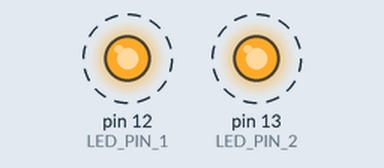
The sketch below on a simulated Arduino Uno, built with avr-gcc and run on an emulated ATmega328P. Parts: output pins drawn as LEDs (lit = HIGH). Dashed ring = blinking. What the sketch prints to the serial monitor is not drawn.

Above: at 0.12 s.
Timing chart, 0 to 4.6 s (numbered marks = the images above):
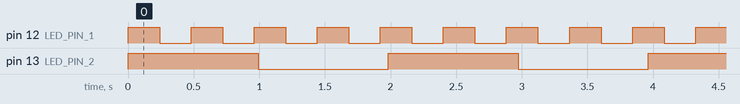

The sketch:

freertos_porting.ino
```cpp
/*
 * Experiment 19: Porting FreeRTOS to Arduino UNO (ATmega328P) Development Board
 * Demonstrates Kernel Porting, Preemptive Task Scheduling & vTaskDelay()
 */

#include <Arduino_FreeRTOS.h>

#define LED_PIN_1 12
#define LED_PIN_2 13

void TaskBlink1(void *pvParameters) {
    (void) pvParameters;
    pinMode(LED_PIN_1, OUTPUT);
    for (;;) {
        digitalWrite(LED_PIN_1, HIGH);
        vTaskDelay(pdMS_TO_TICKS(250));
        digitalWrite(LED_PIN_1, LOW);
        vTaskDelay(pdMS_TO_TICKS(250));
        Serial.println("[Task 1] Fast Blink (250ms) - Priority 1");
    }
}

void TaskBlink2(void *pvParameters) {
    (void) pvParameters;
    pinMode(LED_PIN_2, OUTPUT);
    for (;;) {
        digitalWrite(LED_PIN_2, HIGH);
        vTaskDelay(pdMS_TO_TICKS(1000));
        digitalWrite(LED_PIN_2, LOW);
        vTaskDelay(pdMS_TO_TICKS(1000));
        Serial.println("[Task 2] Slow Heartbeat (1000ms) - Priority 1");
    }
}

void setup() {
    Serial.begin(9600);
    while (!Serial) { ; }
    Serial.println("=== FreeRTOS Arduino Porting & Multitasking Initialized ===");

    xTaskCreate(TaskBlink1, "FastBlink", 128, NULL, 1, NULL);
    xTaskCreate(TaskBlink2, "SlowBlink", 128, NULL, 1, NULL);
}

void loop() {
    // Arduino loop stays empty; RTOS scheduler handles tasks
}


/* --- Line 50: Execution & Theory Division --- */

/*
============================================================================
EXPERIMENT THEORY (from Embedded Systems & RTOS Laboratory Submission):
============================================================================
FreeRTOS is a lightweight real-time operating system designed for embedded
systems with constrained memory footprint. Porting FreeRTOS to the
ATmega328P microcontroller on the Arduino UNO board allows developers to
run preemptive priority-based multitasking on an 8-bit platform. The
FreeRTOS kernel replaces the traditional single-threaded loop() construct
with independent task routines, each possessing its own stack, priority,
and state machine. Tasks yield control cooperatively using vTaskDelay(),
allowing the scheduler to context-switch to ready tasks.
============================================================================
*/
```

Measured:
- by itself, pin 12 (LED_PIN_1): alternates HIGH for 0.24 s and LOW for 0.24 s
- by itself, pin 13 (LED_PIN_2): alternates HIGH for 0.99 s and LOW for 0.99 s
